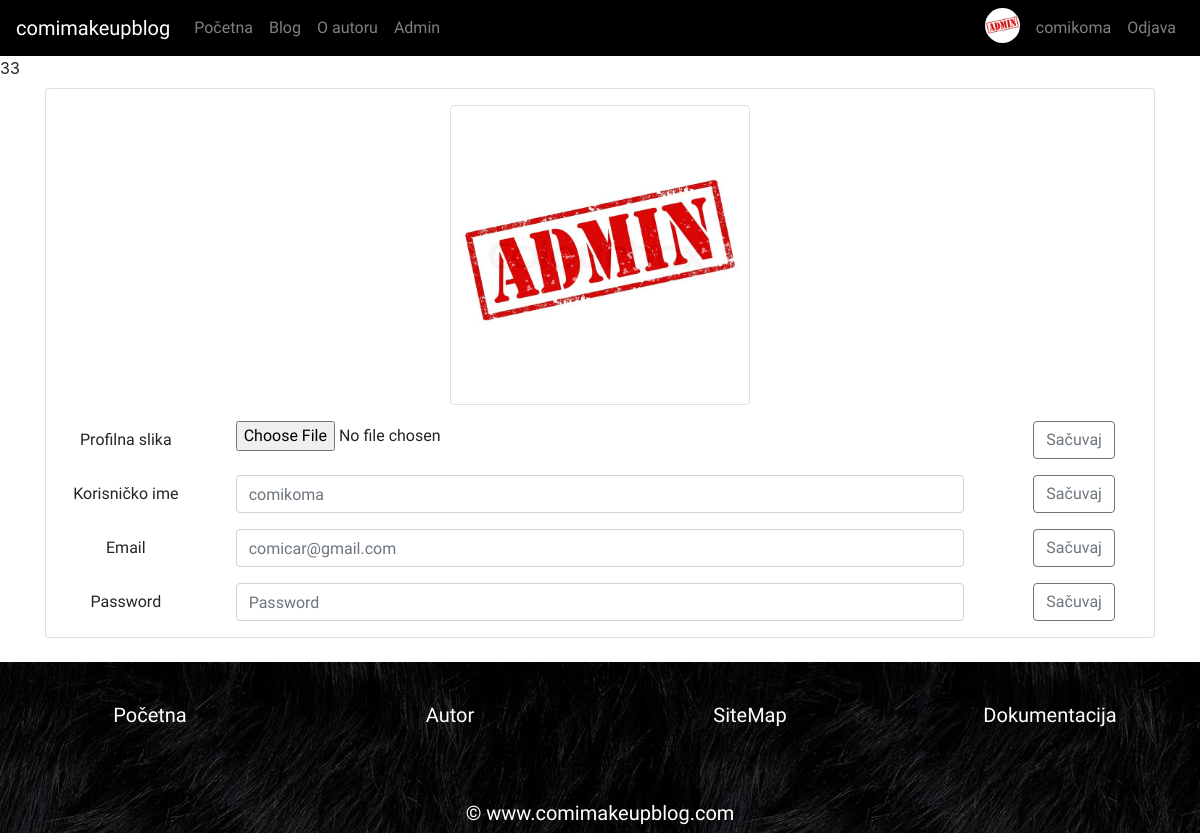
Page /?page=izmena (signed in) on the committed database.
### tables this page shows
CREATE TABLE `navigacija` (
  `idLinka` int(11) NOT NULL,
  `nazivLinka` varchar(256) NOT NULL,
  `hrefLinka` varchar(256) NOT NULL,
  `admin` tinyint(1) NOT NULL
);

CREATE TABLE `korisnici` (
  `id` int(11) NOT NULL,
  `email` varchar(256) NOT NULL,
  `pass` varchar(40) NOT NULL,
  `admin` tinyint(1) NOT NULL,
  `korisnickoIme` varchar(23) NOT NULL,
  `korisnikMalaSlikaId` int(11) NOT NULL
);

CREATE TABLE `korisnickeslike` (
  `idKorSlike` int(11) NOT NULL,
  `hrefKorSlike` varchar(1000) NOT NULL
);

### config/konekcija.php (called while the page is built, shortened)
<?php
try {
    $conn = new PDO("mysql:host=".SERVER.";dbname=".DATABASE.";charset=utf8", USERNAME, PASSWORD);
    $conn->setAttribute(PDO::ATTR_DEFAULT_FETCH_MODE, PDO::FETCH_OBJ);
    $conn->setAttribute(PDO::ATTR_ERRMODE, PDO::ERRMODE_EXCEPTION);
}
catch(PDOException $ex){
    echo $ex->getMessage();
}
function executeQuery($query){
    global $conn;
    return $conn->query($query)->fetchAll();
}

### models/navigacija/navFunkcije.php (called while the page is built)
<?php
function dohvatiNavigaciju(){
    return executeQuery("SELECT * FROM navigacija");
}
?>

### models/autentifikacija/prijavljivanje.php (called while the page is built, shortened)
<?php
function dohvatiKorisnikaPoId($id){
    global $conn;
        try {
            $dohvatiKorisnika = $conn->prepare("SELECT * FROM korisnici k INNER JOIN korisnickeslike ks ON k.korisnikMalaSlikaId=ks.idKorSlike WHERE id = ?");
            $dohvatiKorisnika->execute([$id]);
            $korisnik= $dohvatiKorisnika->fetch();
            return $korisnik;
        } catch(PDOException $ex){
            return null;
        }
}
?>

### views/pages/izmena.php (the view, shortened to what this page needs)
33 <div class="container">
<div class="row">
<div class="col-md-12 my-2">
<?php
    include_once "models/autentifikacija/prijavljivanje.php";
    if(isset($_SESSION['id'])){
        $korisnik = dohvatiKorisnikaPoId($_SESSION['id']);
    }else{
        header("Location: http://comimakeupblog.ml/index.php?page=pocetna");
    }
 ?>
<div class="card text-center">
<form action="#" method="POST" enctype="multipart/form-data">
<img class=" img-thumbnail profil my-3" src="<?= $korisnik->hrefKorSlike ?>" alt="Card image cap">
  <div class="form-group row">
    <label for="korisnickaSlika" class="col-sm-2 col-form-label">Profilna slika</label>
    <div class="col-md-8 col-sm-8">
      <input name="novaProfilna" type="file" class="form-control-file" id="korisnickaSlika">
    </div>
    <div class="col-md-2 col-sm-8"><button type="submit" class="btn btn-outline-secondary">Sačuvaj</button></div>
  </div>
</form>
<form action="#" method="POST">
  <div class="form-group row">
    <label for="korisnickoIme" class="col-sm-2 col-form-label">Korisničko ime</label>
    <div class="col-md-8 col-sm-8">
      <input name="novoKorIme" type="text" class="form-control" id="korisnickoIme" placeholder="<?= $korisnik->korisnickoIme ?>">
    </div>
    <div class="col-md-2 col-sm-8"><button type="submit" class="btn btn-outline-secondary">Sačuvaj</button></div>
  </div>
</form>
<form action="#" method="POST">
  <div class="form-group row">
    <label for="staticEmail" class="col-sm-2 col-form-label">Email</label>
    <div class="col-md-8 col-sm-8">
      <input name="noviMail" type="text" class="form-control" id="staticEmail" placeholder="<?= $korisnik->email ?>">
    </div>
    <div class="col-md-2 col-sm-8"><button type="submit" class="btn btn-outline-secondary">Sačuvaj</button></div>
  </div>
</form>
<form action="#" method="POST">
  <div class="form-group row">
    <label for="inputPassword" class="col-sm-2 col-form-label">Password</label>
    <div class="col-md-8 col-sm-8">
      <input name="novaLozinka" type="password" class="form-control" id="inputPassword" placeholder="Password">
    </div>
      <div class="col-md-2 col-sm-8"><button type="submit" class="btn btn-outline-secondary">Sačuvaj</button></div>
  </div>
</form>
</div>
</div>
</div>
</div>

### views/fixed/header.php (shortened to what this page needs)
<!DOCTYPE html>
<html lang="en">
<head>
  <link rel="stylesheet" href="https://use.fontawesome.com/releases/v5.5.0/css/all.css"
>
  <link rel="stylesheet" href="https://maxcdn.bootstrapcdn.com/bootstrap/4.1.3/css/bootstrap.min.css">
  <link href="//maxcdn.bootstrapcdn.com/bootstrap/4.0.0/css/bootstrap.min.css" rel="stylesheet" id="bootstrap-css">
  <link rel="stylesheet" type="text/css" href="assets/css/style.css">
</head>
<body>
  <nav class="navbar navbar-expand-md bg-dark navbar-dark sticky-top">
    <a class="navbar-brand" href="?page=pocetna">comimakeupblog</a>
    <div id="navb" class="navbar-collapse collapse hide">
      <ul class="navbar-nav">
        <?php
        include_once "models/navigacija/navFunkcije.php";
        $nav = dohvatiNavigaciju();
        if(isset($_SESSION['admin'])):
        if($_SESSION['admin']):
        foreach($nav as $n):
        ?>
        <li class="nav-item">
          <a class="nav-link" href="index.php?page=<?=$n->hrefLinka?>"><?=$n->nazivLinka?></a>
        </li>
        <?php
        endforeach;
        endif;
        endif;
          ?>
        </ul>
      <ul class="nav navbar-nav ml-auto">
          <?php
            include_once "models/autentifikacija/prijavljivanje.php";
            if(isset($_SESSION['id'])):
              $korisnik = dohvatiKorisnikaPoId($_SESSION['id']);
          ?>
            <li class="liProfilna"><a href="#" class="liProfilna"><img class="img-fluid rounded-circle mx-2 userLogin" alt="profilna slika" src="<?= $korisnik->hrefKorSlike ?>"/></a></li>
            <li><a href="?page=izmena" class="nav-link"><?= $korisnik->korisnickoIme ?> </a></li>
            <li><a href="models/autentifikacija/odjavljivanje.php" class="nav-link"> Odjava</a></li>
            <?php
            endif;
          ?>
      </ul>
    </div>
  </nav>

### assets/css/style.css (style rules this page uses)
* { font-family: 'Exo', sans-serif; text-decoration: none; }
.userLogin { height: 35px; }
.nav-link { color:rgb(180, 21, 21); }
.navbar { margin-bottom: 0px; border-radius: 0px; background-color: black !important; }
.profil { max-width: 300px !important; max-height: 300px !important; margin: 0px auto; }

### rows in the picture
navigacija: nazivLinka "Početna"
navigacija: nazivLinka "Blog"
navigacija: nazivLinka "O autoru"
navigacija: nazivLinka "Admin"
korisnici: korisnikMalaSlikaId.hrefKorSlike (picture), korisnickoIme "comikoma", novoKorIme "comikoma", noviMail "comicar@gmail.com"
